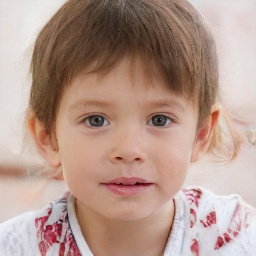
#> input picture data/rvf10k/train/fake/0KF2WT928J.jpg, 256 x 256 px; its folder holds only this picture in this run
$ jupyter execute --allow-errors DfClassifierFaceNet.ipynb
#> lines starting #> are read from the running program, lines starting #| are printed output that depends on the picture
[cell 1]
import os
import cv2
from deepface import DeepFace
#from deepface.modules import functions
import numpy as np
import matplotlib.pyplot as plt
import matplotlib
from time import time

# Local descriptors
from skimage.feature import hog, local_binary_pattern
from skimage import  exposure
from skimage import feature

# Classifiers
from sklearn.model_selection import StratifiedKFold
from sklearn.ensemble import RandomForestClassifier
from sklearn.metrics import precision_score, recall_score, accuracy_score, classification_report, confusion_matrix, ConfusionMatrixDisplay
from sklearn.model_selection import GridSearchCV
from sklearn.svm import SVC
from sklearn.neural_network import MLPClassifier
from sklearn import metrics
from collections import defaultdict

[cell 2]
# [20 lines left out: function GetPredictions, not called in this run]

[cell 3]
# [6 lines left out: function calc_embs, not called in this run]

def l2_normalize(x, axis=-1, epsilon=1e-10):
    output = x / np.sqrt(np.maximum(np.sum(np.square(x), axis=axis, keepdims=True), epsilon))
    return output

# [15 lines left out: function prewhiten, not called in this run]

[cell 4]
# [5 lines left out: function save_image_with_error_handling, not called in this run]

[cell 5]
def preprocess_image_for_facenet(image):
    """
    Preprocesses an image for FaceNet model:
    - Resizes the image to the expected input size of the model (160x160).
    - Applies histogram equalization for contrast enhancement.
    - Applies sharpening filter to enhance details.
    - Normalizes image values to the range [-1, 1].

    Args:
    - image: Input image.

    Returns:
    - preprocessed_image: Preprocessed image.
    """
    # Scaling to the expected input size of the model (160x160)
    target_size = (160, 160)
    resized_image = cv2.resize(image, target_size)

    # Histogram equalization for contrast enhancement
    if len(resized_image.shape) == 3 and resized_image.shape[2] == 3:
        ycrcb = cv2.cvtColor(resized_image, cv2.COLOR_BGR2YCrCb)
        channels = cv2.split(ycrcb)
        cv2.equalizeHist(channels[0], channels[0])
        cv2.merge(channels, ycrcb)
        resized_image = cv2.cvtColor(ycrcb, cv2.COLOR_YCrCb2BGR)
    else:
        resized_image = cv2.equalizeHist(resized_image)

    # Sharpening the images
    kernel = np.array([[0, -1, 0], [-1, 5, -1], [0, -1, 0]])
    sharpened_image = cv2.filter2D(resized_image, -1, kernel)

    # Normalizing image values to the range [-1, 1]
    normalized_image = sharpened_image / 127.5 - 1

    return normalized_image

# Face detection and alignment without dlib
def align_face(image):
    """
    Detects and aligns face in the image.

    Args:
    - image: Input image.

    Returns:
    - face_roi: Cropped face region of interest.
    """
    gray = cv2.cvtColor(image, cv2.COLOR_BGR2GRAY)
    faceCascade = cv2.CascadeClassifier(cv2.data.haarcascades + "haarcascade_frontalface_default.xml")
    faces = faceCascade.detectMultiScale(gray, scaleFactor=1.3, minNeighbors=5, minSize=(30, 30))

    if len(faces) > 0:
        x, y, w, h = faces[0]
        face_roi = image[y:y + h, x:x + w]
        return face_roi
    else:
        return image

def save_image_with_error_handling(dest_folder, class_name, n_images, image):
    """
    Saves an image with error handling.

    Args:
    - dest_folder: Destination folder for saving the image.
    - class_name: Name of the class (subfolder).
    - n_images: Image index.
    - image: Image to be saved.
    """
    try:
        os.makedirs(os.path.join(dest_folder, class_name), exist_ok=True)
        cv2.imwrite(os.path.join(dest_folder, class_name, str(n_images) + '_faces.jpg'), image)
    except cv2.error as e:
        print(f"An error occurred while saving image {str(n_images)}: {e}")

# Data location
folder = "data/rvf10k/train"
dest_folder = "data/roi_dataset"
cascade_path = "data/haarcascade_frontalface_default.xml"

# Counter for the number of classes in the dataset
nclasses = 0
# Counter for samples per class
nperclass = []
# Label for each class (name of the subfolder)
classlabels = []

n_images = 0

# Assumes that there is a subfolder per class in the given path
for class_name in os.listdir(folder):
    # Each subfolder implies one more class
    nclasses += 1
    # Initially, this class has no samples
    nsamples = 0

    # Compose the path
    class_folder = os.path.join(folder, class_name)
    for file_name in os.listdir(class_folder):
        # Assumes images are in jpg format
        if file_name.endswith('.jpg'):
            # Read the image
            image = cv2.imread(os.path.join(class_folder, file_name))
#> image is the input picture: shape (256, 256, 3); mean B, G, R 140.9, 152.5, 181

            # Extract face as ROI
            faceCascade = cv2.CascadeClassifier(cascade_path)
            faces = faceCascade.detectMultiScale(
                image,
                scaleFactor=1.3,
                minNeighbors=5,
                minSize=(30, 30)
            )
#> faces = [[39, 53, 175, 175]]

            if len(faces) > 0:
                for x, y, w, h in faces:
                    face_roi = image[y:y + h, x:x + w]
                    aligned_face = align_face(face_roi)
                    preprocessed_face = preprocess_image_for_facenet(aligned_face)
                    save_image_with_error_handling(dest_folder, class_name, n_images, preprocessed_face)
                    n_images += 1
#> this loop made 1 pass
#> (target_size in preprocess_image_for_facenet, kernel in preprocess_image_for_facenet, n_images) on pass 1: ((160, 160), [[0, -1, 0], [-1, 5, -1], [0, -1, 0]], 1)
#> pass 1, `face_roi = image[y:y + h, x:x + w]`:
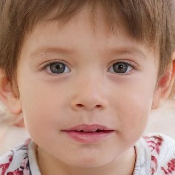
#> face_roi: shape (175, 175, 3); mean B, G, R 119.4, 136, 174.8
#> pass 1, in align_face, `gray = cv2.cvtColor(image, cv2.COLOR_BGR2GRAY)`:
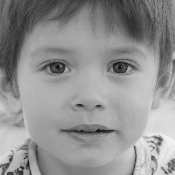
#> gray: shape (175, 175); min 13, max 247, mean 145.7
#> pass 1, in align_face, `face_roi = image[y:y + h, x:x + w]`:
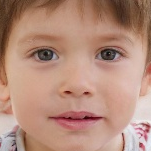
#> face_roi: shape (151, 151, 3); mean B, G, R 123.4, 140.5, 181
#> after the loop, n_images = 1
            else:
                aligned_image = align_face(image)
                preprocessed_image = preprocess_image_for_facenet(aligned_image)
                cv2.imwrite(
                    os.path.join(dest_folder, os.path.join(class_name, str(n_images) + '_faces.jpg')), preprocessed_image)
                n_images += 1
#> pass 2 of the loop `for class_name in os.listdir(folder):`:
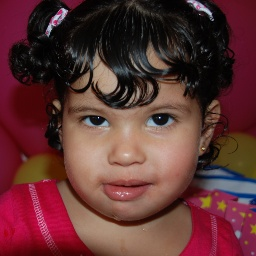
#> input picture data/rvf10k/train/real/00962.jpg, 256 x 256 px
#> image is the input picture: shape (256, 256, 3); mean B, G, R 51.5, 51.3, 96
#> `faces = faceCascade.detectMultiScale( image, scaleFactor=1.3, minNeigh..`: faces = ()
#> in align_face (call 2), `gray = cv2.cvtColor(image, cv2.COLOR_BGR2GRAY)`:
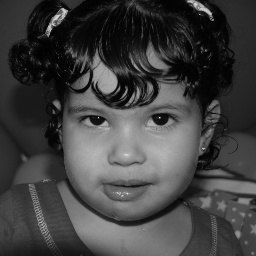
#> gray: shape (256, 256); min 0, max 253, mean 64.7
#> `cv2.imwrite( os.path.join(dest_folder, os.path.join(class_name, str(n_..`:
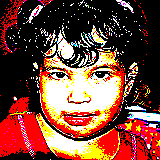
#> saved as 1_faces.jpg: shape (160, 160, 3); mean B, G, R 0.22, 0.274, 0.476; drawn with 1 as white
#> `n_images += 1`: n_images = 2
